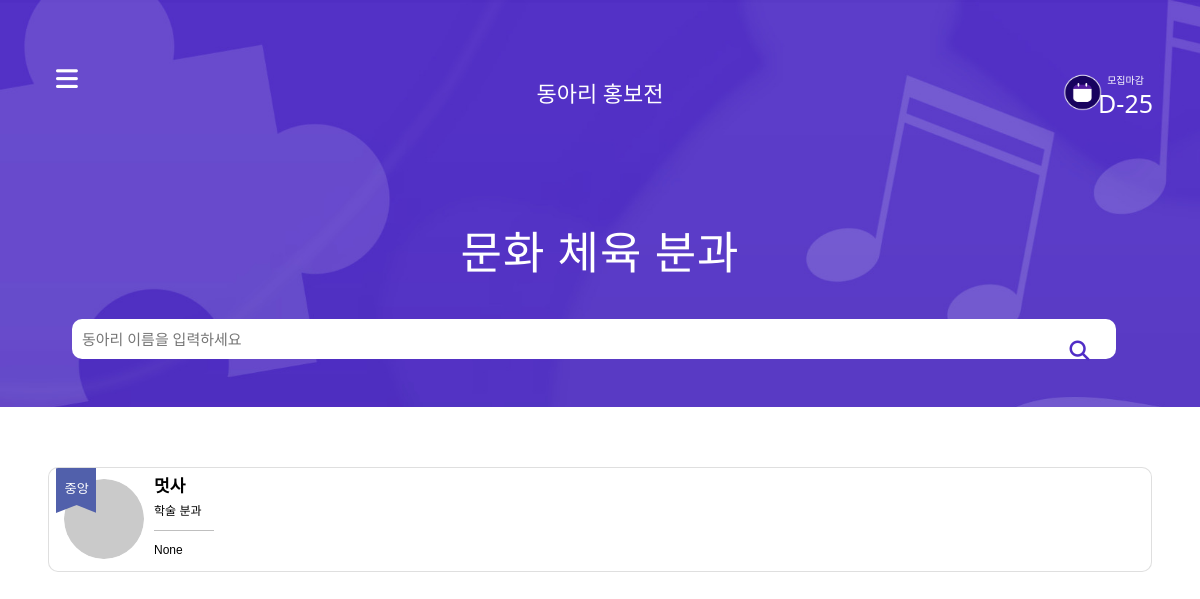
Before: /club/1 with the older database file.
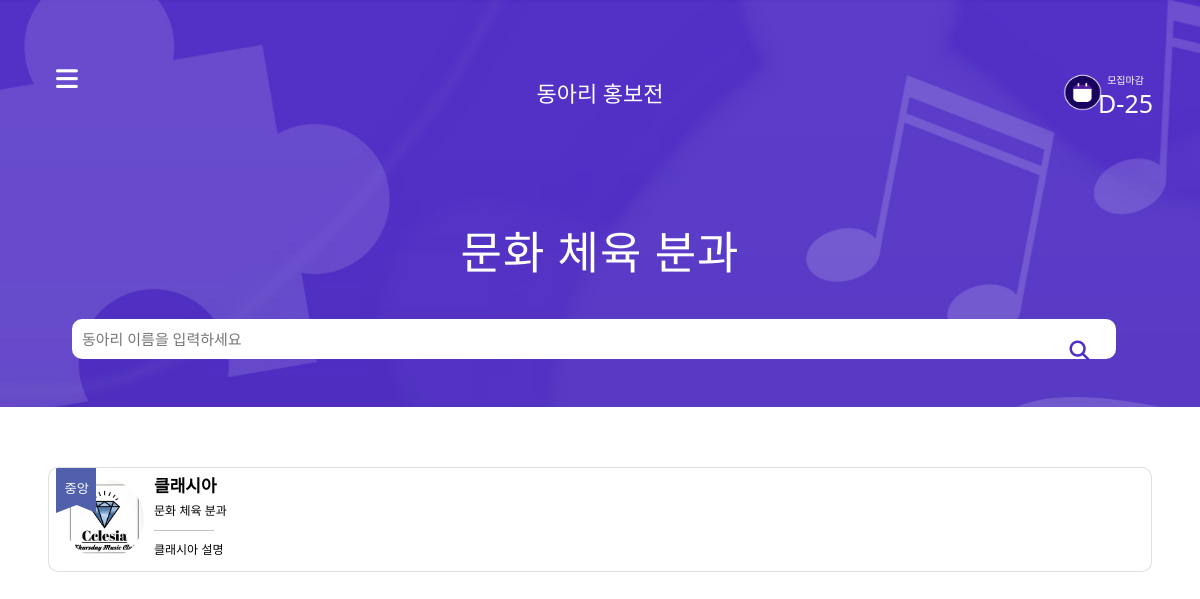
After: the same page with the newer database file.
### base/models.py (models this page shows, shortened)
class Clubs(models.Model):
    club_id = models.AutoField(primary_key=True)
    club_name = models.CharField(max_length=200, blank=True, null=True)
    main_club = models.IntegerField(blank=True, null=True)
    club_desc = models.CharField(max_length=200, blank=True, null=True)
    user = models.ForeignKey(AuthUser, models.DO_NOTHING, blank=True, null=True)
    club_type = models.ForeignKey(ClubTypes, models.DO_NOTHING)
    club_img = models.ImageField(upload_to='images/', blank=True, null=True) # 활동사진
    club_logo = models.ImageField(upload_to='images/', blank=True, null=True) #로고
    rank = models.IntegerField(blank=True, null=True)
    sns_link = models.CharField(max_length=500, blank=True, null=True) # 여분
    instagram_link = models.CharField(max_length=500, blank=True, null=True)
    facebook_link = models.CharField(max_length=500, blank=True, null=True)
    youtube_link = models.CharField(max_length=500, blank=True, null=True)
    form_link = models.CharField(max_length=500, blank=True, null=True)
    recruitment_content = models.TextField(blank=True, null=True)

class ClubTypes(models.Model):
    club_type_id = models.AutoField(primary_key=True)
    club_type_name = models.CharField(max_length=200, blank=True, null=True)
    club_type_desc = models.CharField(max_length=200, blank=True, null=True)
    club_type = models.IntegerField(blank=True, null=True)
    def __str__(self):
        return self.club_type_name

### club/views.py (the view)
# urls.py: path('<int:club_type>', views.haksool, name="haksool"),
def haksool(request, club_type):
    if club_type == 1:
        template_name = 'club_list1.html'
    elif club_type == 2:
        template_name = 'club_list2.html'
    elif club_type == 3:
        template_name = 'club_list3.html'
    side_menu1 = Clubs.objects.all().filter(club_type = 1)
    side_menu2 = Clubs.objects.all().filter(club_type = 2)
    side_menu3 = Clubs.objects.all().filter(club_type = 3)
    if request.GET.get("keyword"):
        keyword = request.GET.get("keyword")
        club_list = Clubs.objects.all().filter(Q(club_type = club_type) & (Q(club_name__icontains = keyword)))
        return render(request, template_name, {'club_list': club_list, 'club_type': club_type, 'side_menu1':side_menu1, 'side_menu2':side_menu2, 'side_menu3':side_menu3})
    else:
        club_list = Clubs.objects.all().filter(club_type = club_type).order_by('club_name')
        return render(request, template_name, {'club_list': club_list, 'club_type': club_type, 'side_menu1':side_menu1, 'side_menu2':side_menu2, 'side_menu3':side_menu3})

### club/templates/club_list1.html (shortened to what this page needs)
{% load static %}
<!DOCTYPE html>
<html lang="en">
<head>
  <link rel="stylesheet" href="https://maxcdn.bootstrapcdn.com/bootstrap/3.3.2/css/bootstrap.min.css">
  <link rel="stylesheet" href="https://maxcdn.bootstrapcdn.com/bootstrap/3.3.2/css/bootstrap-theme.min.css">
  <link href="https://cdn.jsdelivr.net/npm/bootstrap@5.0.2/dist/css/bootstrap.min.css" rel="stylesheet"
>
</head>
<body>
  <header>
    {% include 'side.html' %}
    <p> 문화 체육 분과</p>
    <form action="{% url 'haksool' club_type %}" method="GET">
      <div class="search-bar">
        <input type="search" placeholder="동아리 이름을 입력하세요" name="keyword">
        <button type="submit" class="fas fa-search"></button>
      </div>
    </form>
  </header>
  <section>
    {% for club in club_list %}
    <a href="{% url 'home' club.club_id %}">
      <div class="card" style="border-radius: 10px;">
        <div class="c_img">
          <div class="card_img">
            {% if club.club_logo %}
            <img src="{{club.club_logo.url}}" width="80px" height="80px" style="border-radius: 50%">
            {% else %}
            <img src="{% static '1.png' %}" width="80px" height="80px" style="border-radius: 50%">
            {% endif %}
          </div>
          {% if club.main_club == 1 %}
          <img class="flag" src="{% static '중앙.svg' %}" width="40px" height="45px">
          {% elif club.main_club == 0 %}
          <img class="flag" src="{% static '가등록.svg' %}" width="40px" height="45px">
          {% endif %}
        </div>
        <div class="text-wrap">
          <h1>{{club.club_name}}</h1>
          <span>{{club.club_type}}</span>
          <hr style="color: black;" width="60px">
          <span id="club_t">{{club.club_desc}}</span>
        </div>
      </div>
    </a>
    {% endfor %}
  </section>
</body>
</html>

Changed rows visible on the page:
no longer on this page (row edited): Clubs: main_club 1 (drawn), club_name "멋사", club_type "학술 분과", club_desc "None"
added Clubs: club_logo (picture), main_club 1 (drawn), club_name "클래시아", club_type "문화 체육 분과", club_desc "클래시아 설명"
